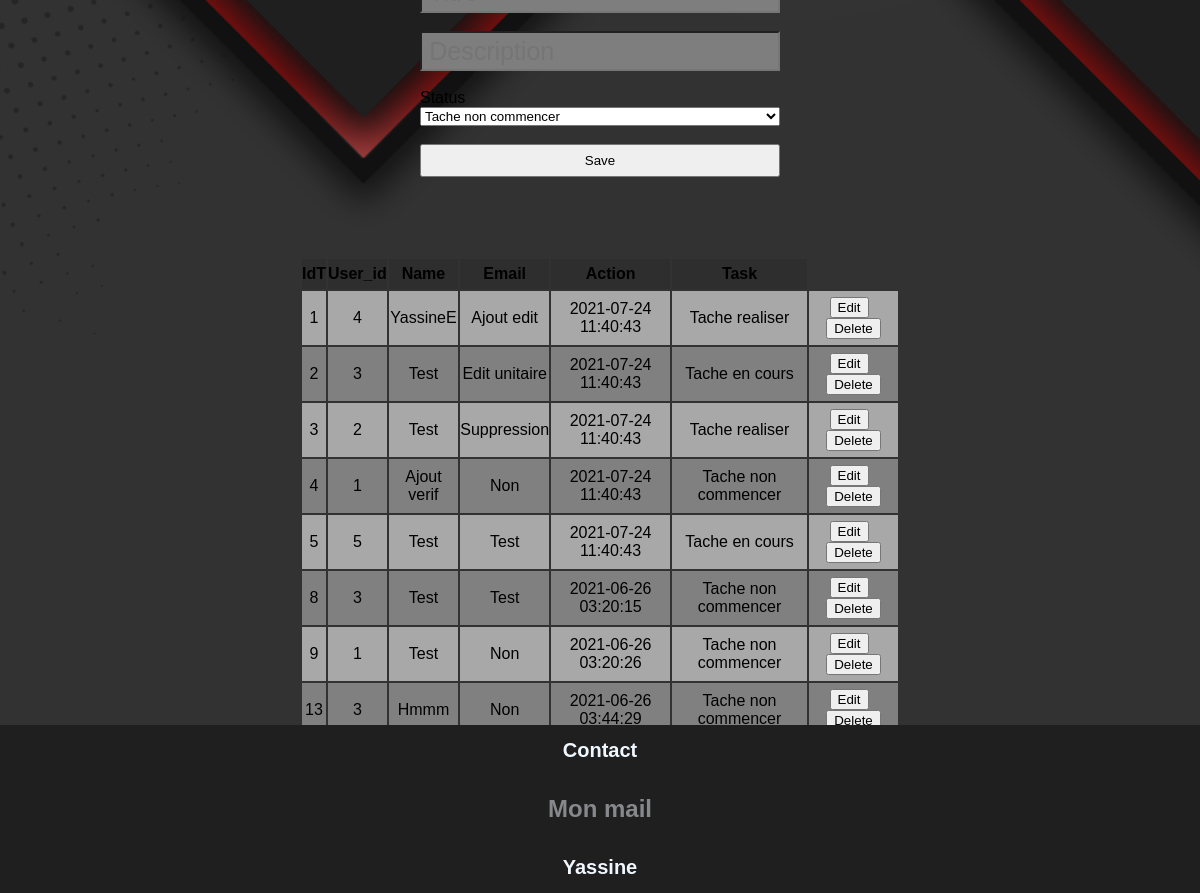
The app's page /tache.php with its own data.
### tables this page shows
CREATE TABLE IF NOT EXISTS `task` (
  `IdT` int(11) NOT NULL AUTO_INCREMENT,
  `User_id` int(11) NOT NULL,
  `Title` mediumtext NOT NULL,
  `Description` mediumtext NOT NULL,
  `Date` datetime NOT NULL DEFAULT CURRENT_TIMESTAMP,
  `Status` enum('Tache realiser','Tache en cours','Tache non commencer') DEFAULT NULL,
  PRIMARY KEY (`IdT`),
  KEY `User_id` (`User_id`)
);

### function.php (called while the page is built, shortened)
<?php
function getTask($database, $limit): array
    {
    if (isset($_GET["id"])){
        $User_id = intval(htmlspecialchars($_GET["id"]));
        $query = $database->query("SELECT * FROM task WHERE User_id = $User_id");
    }
    else {
        $query = $database->query("SELECT * FROM task");
    }
    $news = array();
    while ($data = $query->fetch())
    {
        $news[] = array(
        "IdT" => intval($data["IdT"]),
        "User_id" => htmlspecialchars($data["User_id"]),
        "Title" => htmlspecialchars_decode($data["Title"]),
        "Description" => ($data["Description"]),
        "Date" => date("Y-m-d h:i:s", strtotime($data["Date"])),
        "Status" => htmlspecialchars($data["Status"]),
    );
    }
    return $news;
}

### tache.php (the view, shortened to what this page needs)
<?php require_once 'function.php'; ?>
<?php require_once 'db1.php'; ?>
<?php require_once("./assets/includes/header.php") ?>
<html>
<head>
    <link href="./assets/css/style.css" rel="stylesheet" type="text/css">
</head>
    <html lang="en">
<body>
  <div class="container">
      <div class="formulaire">
            <form action="" method="post">
    <?php foreach (getTask($websiteDB, 8) as $news) : ?>
        <input type="hidden" id="User_id" name="User_id" value="<?= $news["User_id"]?>" placeholder="User_id">
    <?php endforeach ?>
                <input type="text" id="Title" Title="Title" value="" placeholder="Titre">
                <input type="text" id="Description" name="Description" value="" placeholder="Description">
                <label> Status</label>
                <select type="text" id="Status" name="Status">
                    <option value="Tache non commencer">Tache non commencer	</option>
                </select>
                <br>
                <button class="btn" type="button" id="addNew">Save</button>
            </form>
        </div>
    <br>
    <p/>
<table>
            <thead>
                <tr>
                <th scope="col">IdT</th>
                <th scope="col">User_id</th>
                <th scope="col">Name</th>
                <th scope="col">Email</th>
                <th scope="col">Action</th>
                <th scope="col">Task </th>
                </tr>
            </thead>
    <tbody>
    <?php foreach (getTask($websiteDB, 8) as $news) : ?>
        <tr>
            <td><?= $news["IdT"]?></td>
            <td><?= $news["User_id"]?></td>
            <td><?= $news["Title"]?></td>
            <td><?= $news["Description"]?></td>
            <td><?= $news["Date"]?></td>
            <td><?= $news["Status"]?></td>
                <td><button class='edit' id=<?= $news["IdT"]?>>Edit</button>&nbsp;&nbsp;<button class='delete' IdT=<?= $news["IdT"]?>>Delete</button></td>
        </tr>
    <?php endforeach ?>
    </tbody>
    </table>
    <div class="input-group">
        <button class="btn" type="button" onclick="window.location.href = 'http://localhost/managerone_test/task.php';">Retour à la page des tâches</button>
    </div>
    <div class="input-group">
        <body>
        <button class="btn" type="button"  onclick="window.location.href = 'http://localhost/managerone_test/index.php';">Retour à la page des utilisateurs</button>
        </body>
    </div>
    </div>
</body>
<?php
require_once "./assets/includes/footer.php"
?>
</html>

### assets/includes/header.php (shortened to what this page needs)
<head>
    <link href="./app/assets/css/style.css" rel="stylesheet" type="text/css">
</head>

### assets/includes/footer.php
<head>
    <link href="./app/assets/css/style.css" rel="stylesheet" type="text/css">
</head>
<div class="footer">
    <h1>Contact</h1>
    <div class="footer-link">
        <h2><a href="mailto: enissay999@gmail.com">Mon mail</a></h2>
    </div>
    <h1>Yassine</h1>
</div>

### assets/css/style.css (style rules this page uses)
body { background-image: url("../img/fond.jpg"); display: flex; flex-direction: column; justify-content: center; align-items: center; height: 100%; font-family: Arial, Helvetica, sans-serif; margin: 0; }
a { text-decoration: none; color: rgb(134, 136, 139); transition: all 0.2s ease-in-out; }
html { height: 100%; }
.container { display: flex; align-items: center; justify-content: center; flex-direction: column; width: 50%; height: 100%; }
h1 { color: aliceblue; font-size: 20px; }
.formulaire { width: 60%; }
.formulaire form { display: flex; flex-direction: column; width: 100%; }
.formulaire form input { margin-bottom: 5%; padding: 1% 0 1% 2%; width: 100%; background-color: rgb(126, 126, 126); font-size: 25px; }
.formulaire form button { padding: 2% 0 2% 0; }
table { width: 100%; margin-top: 5%; align-items: center; justify-content: center; text-align: center; }
table thead tr th { background-color: rgb(46, 46, 46); padding: 1% 0 1% 0; font-family: Arial, Helvetica, sans-serif; }
tbody tr td { font-family: Arial, Helvetica, sans-serif; padding: 1% 0 1% 0; }
tbody tr:nth-child(odd) { background-color: rgb(168, 168, 168); }
tbody tr:nth-child(even) { background-color: rgb(128, 128, 128); }
.footer { width: 100%; background-color: rgb(31, 31, 31); display: flex; justify-content: center; align-items: center; flex-direction: column; }

### records on screen
task: IdT "1", User "4", Title "YassineE", Description "Ajout edit", Date "2021-07-24 11:40:43", Status "Tache realiser"
task: IdT "2", User "3", Title "Test", Description "Edit unitaire", Date "2021-07-24 11:40:43", Status "Tache en cours"
task: IdT "3", User "2", Title "Test", Description "Suppression", Date "2021-07-24 11:40:43", Status "Tache realiser"
task: IdT "4", User "1", Title "Ajout verif", Description "Non", Date "2021-07-24 11:40:43", Status "Tache non commencer"
task: IdT "5", User "5", Title "Test", Description "Test", Date "2021-07-24 11:40:43", Status "Tache en cours"
task: IdT "8", User "3", Title "Test", Description "Test", Date "2021-06-26 03:20:15", Status "Tache non commencer"
task: IdT "9", User "1", Title "Test", Description "Non", Date "2021-06-26 03:20:26", Status "Tache non commencer"
task: IdT "13", User "3", Title "Hmmm", Description "Non", Date "2021-06-26 03:44:29", Status "Tache non commencer"
